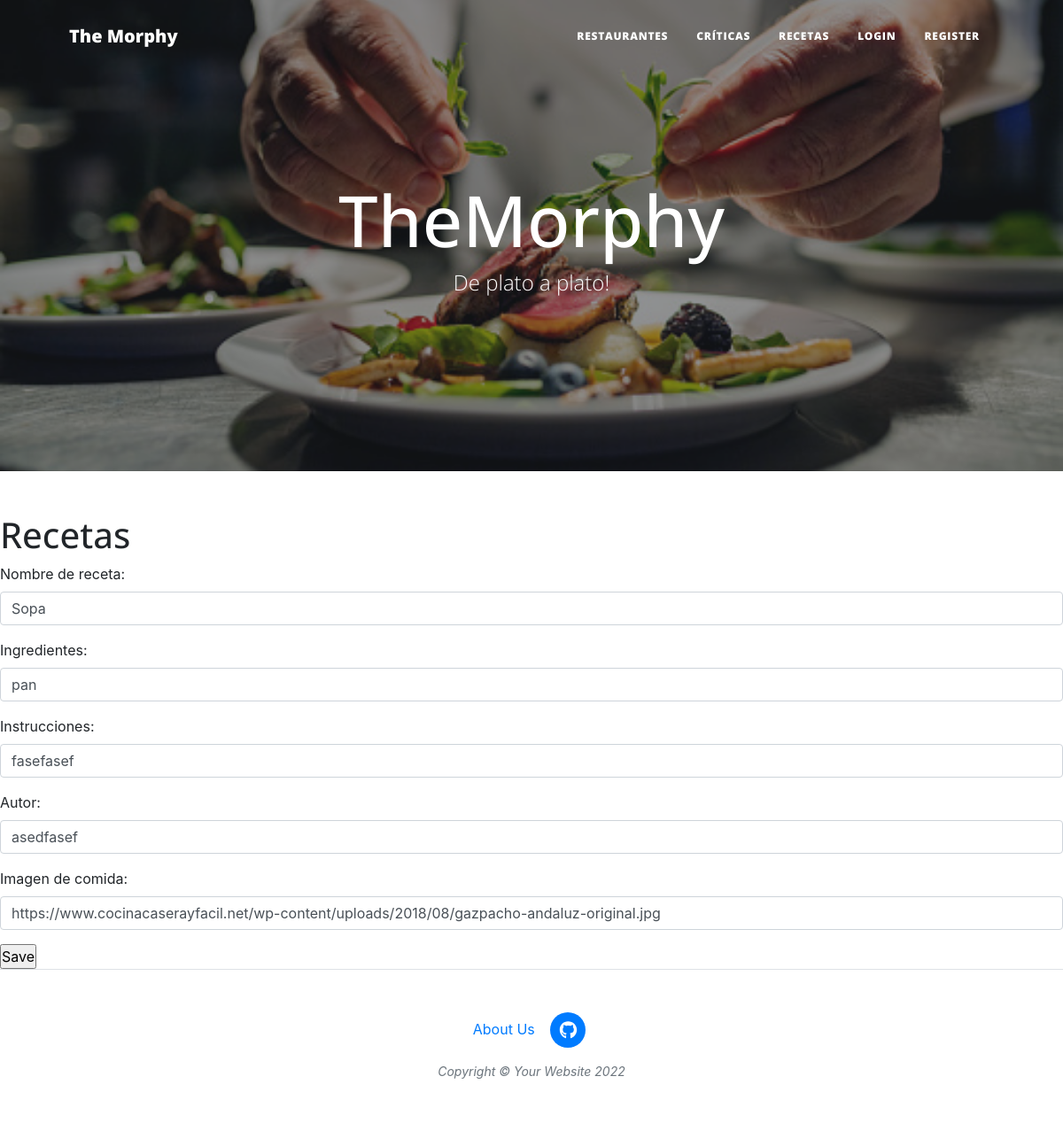
/recetas/edicion/3/, run on the app's committed database.
### AppFunciones/models.py (models this page shows, shortened)
class Recetas(models.Model):
    nombre_de_receta = models.CharField(max_length=60)
    ingredientes = models.CharField(max_length=300)
    instrucciones = models.CharField(max_length=300)
    autor = models.CharField(max_length=60)
    imagen_de_comida = models.URLField(max_length=300, blank=True, null=True)

### AppFunciones/views.py (the view, shortened to what this page needs)
# urls.py: path("recetas/edicion/<pk>/", RecetaUpdate.as_view(), name="EditarRecetas"),
class RecetaUpdate(UpdateView):
    model = Recetas
    template_name = "AppFunciones/templates/receta_form.html"
    form_class = RecetasFormulario

### AppFunciones/forms.py
class RecetasFormulario(forms.ModelForm):
    class Meta:
        model = Recetas
        fields = '__all__'
        widgets = {
            'nombre_de_receta': forms.TextInput(attrs={'class':'form-control'}),
            'ingredientes': forms.TextInput(attrs={'class':'form-control'}),
            'instrucciones': forms.TextInput(attrs={'class':'form-control'}),
            'autor': forms.TextInput(attrs={'class':'form-control'}),
            'imagen_de_comida': forms.URLInput(attrs={'class':'form-control', 'placeholder':"Dirección web de imagen"}),
        }

### AppFunciones/templates/receta_form.html
{% extends "padre.html" %}
{% load static %}
{% block contenidoQueCambia %}
<h1>Recetas</h1>
<form method="post">{% csrf_token %}
    {{ form.as_p }}
    <input type="submit" value="Save">
</form>
{% endblock %}

### data on the page
Recetas: nombre_de_receta "Sopa", ingredientes "pan", instrucciones "fasefasef", autor "asedfasef", imagen_de_comida "https://www.cocinacaserayfacil.net/wp-content/uploads/2018/08/gazpacho-andaluz-original.jpg"
